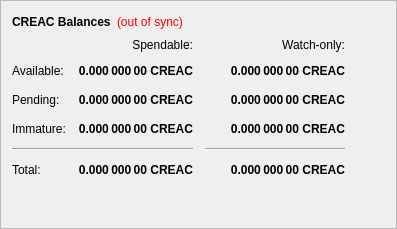
        <widget class="QFrame" name="frame">
         <property name="frameShape">
          <enum>QFrame::StyledPanel</enum>
         </property>
         <property name="frameShadow">
          <enum>QFrame::Raised</enum>
         </property>
         <layout class="QVBoxLayout" name="verticalLayout_4">
          <item>
           <layout class="QHBoxLayout" name="horizontalLayout_4">
            <item>
             <widget class="QLabel" name="label_5">
              <property name="font">
               <font>
                <weight>75</weight>
                <bold>true</bold>
               </font>
              </property>
              <property name="text">
               <string>CREAC Balances</string>
              </property>
             </widget>
            </item>
            <item>
             <widget class="QLabel" name="labelWalletStatus">
              <property name="cursor">
               <cursorShape>WhatsThisCursor</cursorShape>
              </property>
              <property name="toolTip">
               <string>The displayed information may be out of date. Your wallet automatically synchronizes with the AmsterdamCoin network after a connection is established, but this process has not completed yet.</string>
              </property>
              <property name="styleSheet">
               <string notr="true">QLabel { color: red; }</string>
              </property>
              <property name="text">
               <string notr="true">(out of sync)</string>
              </property>
              <property name="alignment">
               <set>Qt::AlignLeading|Qt::AlignLeft|Qt::AlignVCenter</set>
              </property>
             </widget>
            </item>
            <item>
             <spacer name="horizontalSpacer_3">
              <property name="orientation">
               <enum>Qt::Horizontal</enum>
              </property>
              <property name="sizeHint" stdset="0">
               <size>
                <width>40</width>
                <height>20</height>
               </size>
              </property>
             </spacer>
            </item>
           </layout>
          </item>
          <item>
           <layout class="QGridLayout" name="gridLayout">
            <property name="spacing">
             <number>12</number>
            </property>
            <item row="2" column="2">
             <widget class="QLabel" name="labelWatchPending">
              <property name="font">
               <font>
                <weight>75</weight>
                <bold>true</bold>
               </font>
              </property>
              <property name="cursor">
               <cursorShape>IBeamCursor</cursorShape>
              </property>
              <property name="toolTip">
               <string>Unconfirmed transactions to watch-only addresses</string>
              </property>
              <property name="text">
               <string notr="true">0.000 000 00 CREAC</string>
              </property>
              <property name="alignment">
               <set>Qt::AlignRight|Qt::AlignTrailing|Qt::AlignVCenter</set>
              </property>
              <property name="textInteractionFlags">
               <set>Qt::LinksAccessibleByMouse|Qt::TextSelectableByKeyboard|Qt::TextSelectableByMouse</set>
              </property>
             </widget>
            </item>
            <item row="2" column="1">
             <widget class="QLabel" name="labelUnconfirmed">
              <property name="font">
               <font>
                <weight>75</weight>
                <bold>true</bold>
               </font>
              </property>
              <property name="cursor">
               <cursorShape>IBeamCursor</cursorShape>
              </property>
              <property name="toolTip">
               <string>Total of transactions that have yet to be confirmed, and do not yet count toward the spendable balance</string>
              </property>
              <property name="text">
               <string notr="true">0.000 000 00 CREAC</string>
              </property>
              <property name="alignment">
               <set>Qt::AlignRight|Qt::AlignTrailing|Qt::AlignVCenter</set>
              </property>
              <property name="textInteractionFlags">
               <set>Qt::LinksAccessibleByMouse|Qt::TextSelectableByKeyboard|Qt::TextSelectableByMouse</set>
              </property>
             </widget>
            </item>
            <item row="3" column="2">
             <widget class="QLabel" name="labelWatchImmature">
              <property name="font">
               <font>
                <weight>75</weight>
                <bold>true</bold>
               </font>
              </property>
              <property name="cursor">
               <cursorShape>IBeamCursor</cursorShape>
              </property>
              <property name="toolTip">
               <string>Staked or masternode rewards in watch-only addresses that has not yet matured</string>
              </property>
              <property name="text">
               <string notr="true">0.000 000 00 CREAC</string>
              </property>
              <property name="alignment">
               <set>Qt::AlignRight|Qt::AlignTrailing|Qt::AlignVCenter</set>
              </property>
              <property name="textInteractionFlags">
               <set>Qt::LinksAccessibleByMouse|Qt::TextSelectableByKeyboard|Qt::TextSelectableByMouse</set>
              </property>
             </widget>
            </item>
            <item row="4" column="0" colspan="2">
             <widget class="Line" name="lineSpendableBalance">
              <property name="orientation">
               <enum>Qt::Horizontal</enum>
              </property>
             </widget>
            </item>
            <item row="4" column="2">
             <widget class="Line" name="lineWatchBalance">
              <property name="sizePolicy">
               <sizepolicy hsizetype="Preferred" vsizetype="Fixed">
                <horstretch>0</horstretch>
                <verstretch>0</verstretch>
               </sizepolicy>
              </property>
              <property name="minimumSize">
               <size>
                <width>140</width>
                <height>0</height>
               </size>
              </property>
              <property name="orientation">
               <enum>Qt::Horizontal</enum>
              </property>
             </widget>
            </item>
            <item row="5" column="0">
             <widget class="QLabel" name="labelTotalText">
              <property name="text">
               <string>Total:</string>
              </property>
             </widget>
            </item>
            <item row="3" column="1">
             <widget class="QLabel" name="labelImmature">
              <property name="font">
               <font>
                <weight>75</weight>
                <bold>true</bold>
               </font>
              </property>
              <property name="cursor">
               <cursorShape>IBeamCursor</cursorShape>
              </property>
              <property name="toolTip">
               <string>Staked or masternode rewards that has not yet matured</string>
              </property>
              <property name="text">
               <string notr="true">0.000 000 00 CREAC</string>
              </property>
              <property name="alignment">
               <set>Qt::AlignRight|Qt::AlignTrailing|Qt::AlignVCenter</set>
              </property>
              <property name="textInteractionFlags">
               <set>Qt::LinksAccessibleByMouse|Qt::TextSelectableByKeyboard|Qt::TextSelectableByMouse</set>
              </property>
             </widget>
            </item>
            <item row="2" column="3">
             <spacer name="horizontalSpacer_2">
              <property name="orientation">
               <enum>Qt::Horizontal</enum>
              </property>
              <property name="sizeHint" stdset="0">
               <size>
                <width>40</width>
                <height>20</height>
               </size>
              </property>
             </spacer>
            </item>
            <item row="3" column="0">
             <widget class="QLabel" name="labelImmatureText">
              <property name="text">
               <string>Immature:</string>
              </property>
             </widget>
            </item>
            <item row="5" column="1">
             <widget class="QLabel" name="labelTotal">
              <property name="font">
               <font>
                <weight>75</weight>
                <bold>true</bold>
               </font>
              </property>
              <property name="cursor">
               <cursorShape>IBeamCursor</cursorShape>
              </property>
              <property name="toolTip">
               <string>Your current total balance</string>
              </property>
              <property name="text">
               <string notr="true">0.000 000 00 CREAC</string>
              </property>
              <property name="alignment">
               <set>Qt::AlignRight|Qt::AlignTrailing|Qt::AlignVCenter</set>
              </property>
              <property name="textInteractionFlags">
               <set>Qt::LinksAccessibleByMouse|Qt::TextSelectableByKeyboard|Qt::TextSelectableByMouse</set>
              </property>
             </widget>
            </item>
            <item row="5" column="2">
             <widget class="QLabel" name="labelWatchTotal">
              <property name="font">
               <font>
                <weight>75</weight>
                <bold>true</bold>
               </font>
              </property>
              <property name="cursor">
               <cursorShape>IBeamCursor</cursorShape>
              </property>
              <property name="toolTip">
               <string>Current total balance in watch-only addresses</string>
              </property>
              <property name="text">
               <string notr="true">0.000 000 00 CREAC</string>
              </property>
              <property name="alignment">
               <set>Qt::AlignRight|Qt::AlignTrailing|Qt::AlignVCenter</set>
              </property>
              <property name="textInteractionFlags">
               <set>Qt::LinksAccessibleByMouse|Qt::TextSelectableByKeyboard|Qt::TextSelectableByMouse</set>
              </property>
             </widget>
            </item>
            <item row="0" column="2">
             <widget class="QLabel" name="labelWatchonly">
              <property name="text">
               <string>Watch-only:</string>
              </property>
              <property name="alignment">
               <set>Qt::AlignRight|Qt::AlignTrailing|Qt::AlignVCenter</set>
              </property>
             </widget>
            </item>
            <item row="1" column="0">
             <widget class="QLabel" name="labelBalanceText">
              <property name="text">
               <string>Available:</string>
              </property>
             </widget>
            </item>
            <item row="1" column="1">
             <widget class="QLabel" name="labelBalance">
              <property name="font">
               <font>
                <weight>75</weight>
                <bold>true</bold>
               </font>
              </property>
              <property name="cursor">
               <cursorShape>IBeamCursor</cursorShape>
              </property>
              <property name="toolTip">
               <string>Your current spendable balance</string>
              </property>
              <property name="text">
               <string notr="true">0.000 000 00 CREAC</string>
              </property>
              <property name="alignment">
               <set>Qt::AlignRight|Qt::AlignTrailing|Qt::AlignVCenter</set>
              </property>
              <property name="textInteractionFlags">
               <set>Qt::LinksAccessibleByMouse|Qt::TextSelectableByKeyboard|Qt::TextSelectableByMouse</set>
              </property>
             </widget>
            </item>
            <item row="1" column="2">
             <widget class="QLabel" name="labelWatchAvailable">
              <property name="font">
               <font>
                <weight>75</weight>
                <bold>true</bold>
               </font>
              </property>
              <property name="cursor">
               <cursorShape>IBeamCursor</cursorShape>
              </property>
              <property name="toolTip">
               <string>Your current balance in watch-only addresses</string>
              </property>
              <property name="text">
               <string notr="true">0.000 000 00 CREAC</string>
              </property>
              <property name="alignment">
               <set>Qt::AlignRight|Qt::AlignTrailing|Qt::AlignVCenter</set>
              </property>
              <property name="textInteractionFlags">
               <set>Qt::LinksAccessibleByMouse|Qt::TextSelectableByKeyboard|Qt::TextSelectableByMouse</set>
              </property>
             </widget>
            </item>
            <item row="2" column="0">
             <widget class="QLabel" name="labelPendingText">
              <property name="text">
               <string>Pending:</string>
              </property>
             </widget>
            </item>
            <item row="0" column="1">
             <widget class="QLabel" name="labelSpendable">
              <property name="text">
               <string>Spendable:</string>
              </property>
              <property name="alignment">
               <set>Qt::AlignRight|Qt::AlignTrailing|Qt::AlignVCenter</set>
              </property>
             </widget>
            </item>
           </layout>
          </item>
          <item>
           <spacer name="verticalSpacer_4">
            <property name="orientation">
             <enum>Qt::Vertical</enum>
            </property>
            <property name="sizeHint" stdset="0">
             <size>
              <width>20</width>
              <height>40</height>
             </size>
            </property>
           </spacer>
          </item>
         </layout>
        </widget>
